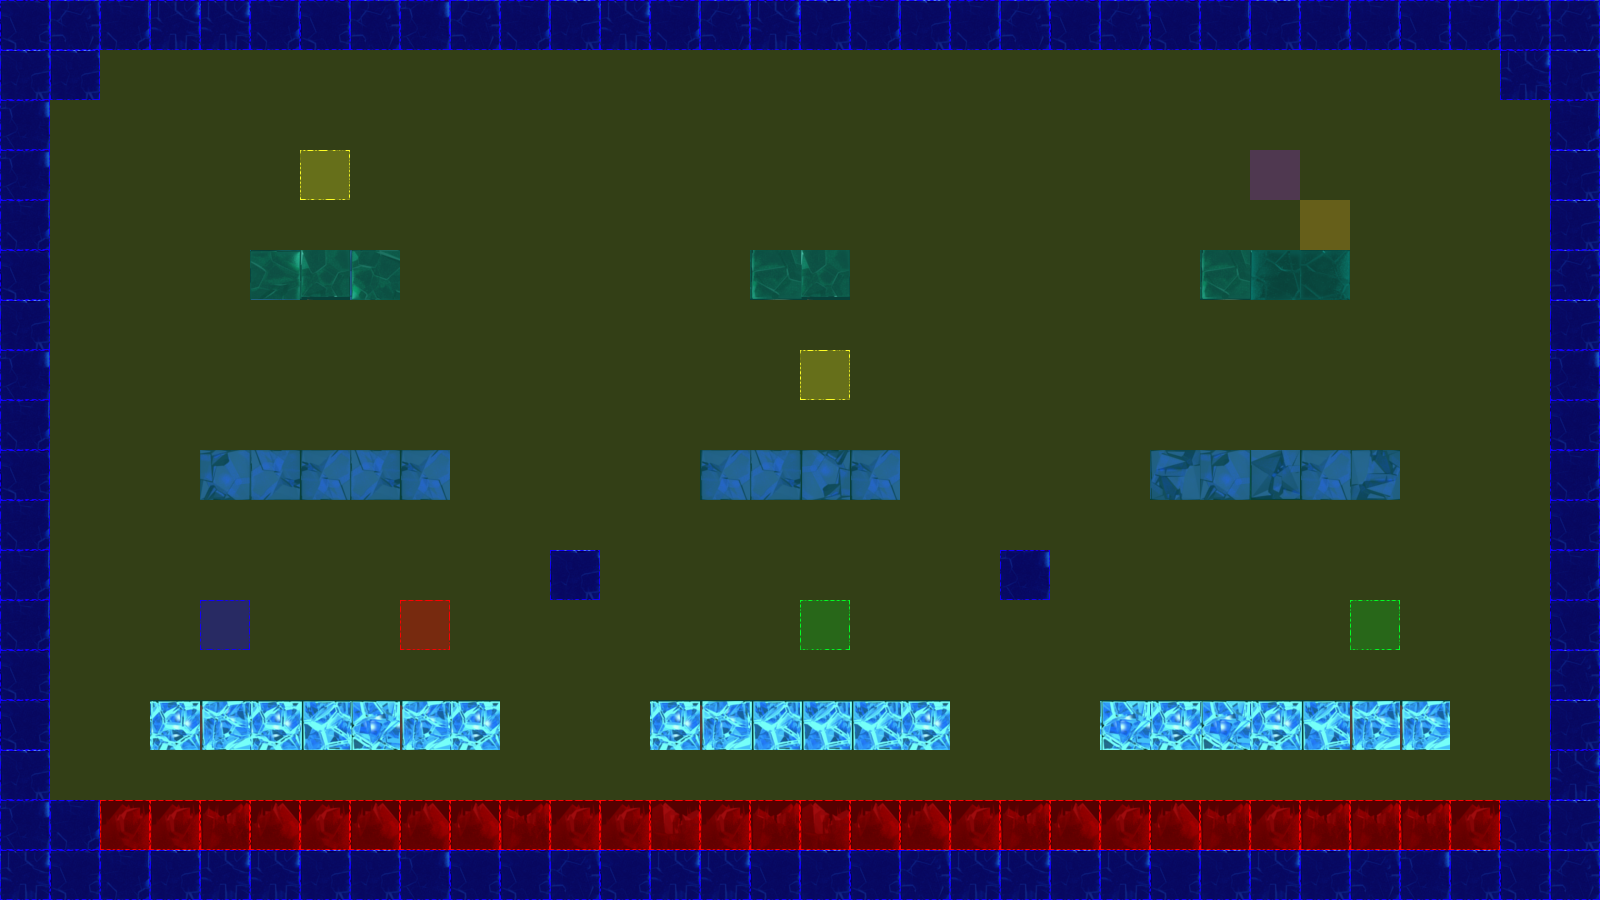

Rendered tile map (Tiled .tmx) drawn with the repository's tilesets; below, a short description and the map source with its tile grids summarised:
An orthogonal 32x18 tile map with 50x50 px tiles, 3 tile layers (terrain, collision, event), 2 tilesets.

<map version="1.0" orientation="orthogonal" renderorder="left-up" width="32" height="18" tilewidth="50" tileheight="50" nextobjectid="3">
 <tileset firstgid="1" name="frozenPlainsTile" tilewidth="50" tileheight="50" tilecount="50" columns="10">
  <image source="tiles/iceTile.png" width="500" height="251" />
 </tileset>
 <tileset firstgid="51" name="collisionTile" tilewidth="50" tileheight="50" tilecount="12" columns="3">
  <image source="tiles/collisionTile.png" width="150" height="200" />
 </tileset>
 <layer name="terrain" width="32" height="18">
  <data>[576 cells, 172 non-empty, 27 distinct tile ids]</data>
 </layer>
 <layer name="collision" width="32" height="18">
  <data>[576 cells, 576 non-empty, 4 distinct tile ids]</data>
 </layer>
 <layer name="event" width="32" height="18">
  <data>[576 cells, 8 non-empty, 6 distinct tile ids]</data>
 </layer>
</map>
